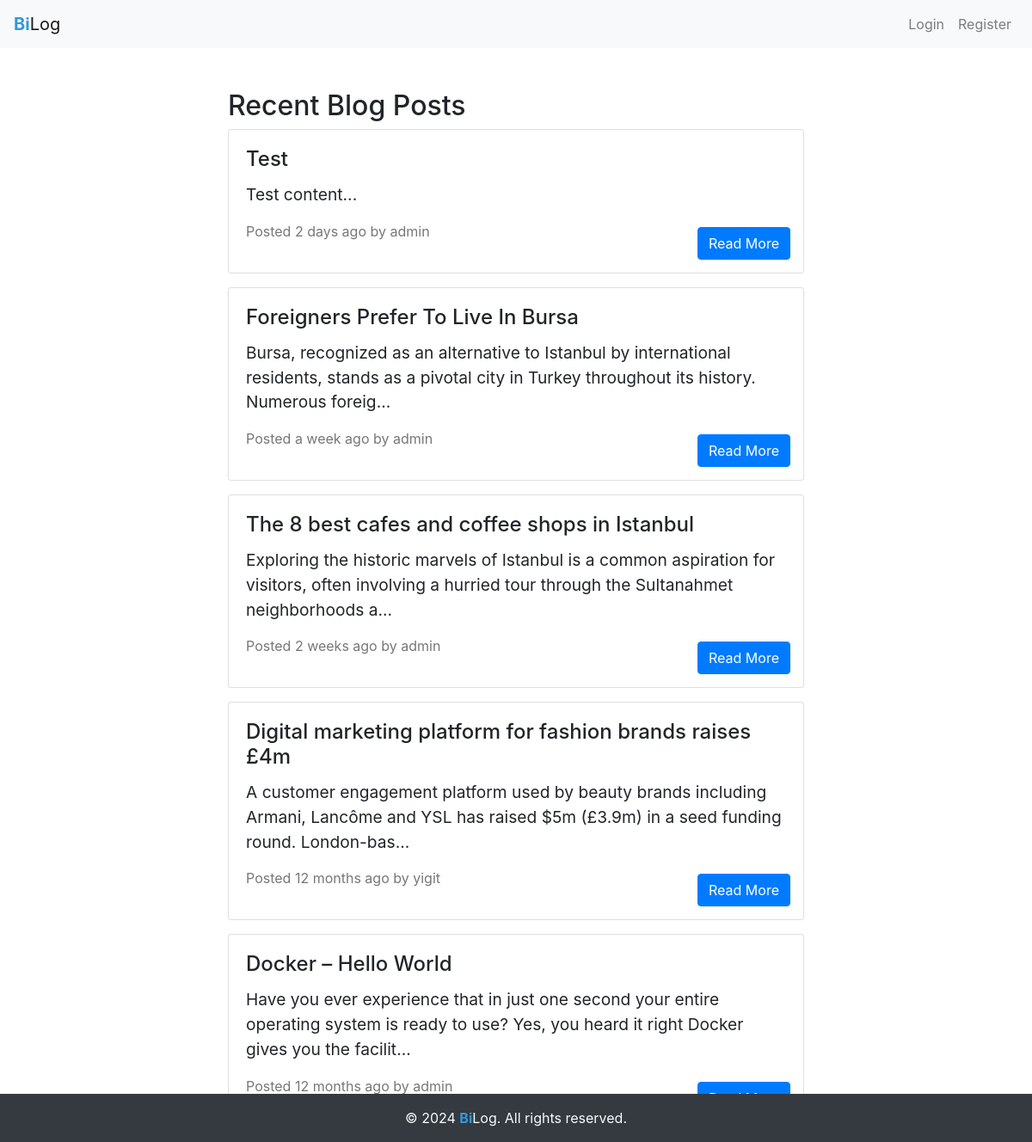
The page / on the database its author committed.
### tables this page shows
CREATE TABLE `blog_posts` (
  `id` int(11) NOT NULL,
  `title` varchar(255) NOT NULL,
  `content` text NOT NULL,
  `author` varchar(100) NOT NULL,
  `category` varchar(50) NOT NULL,
  `post_timestamp` timestamp NOT NULL DEFAULT current_timestamp(),
  `image_url` varchar(255) DEFAULT NULL
);

### index.php (the view, shortened to what this page needs)
<?php
include('connect_db.php');
include('incs/header.php');
function timeAgo($time_ago){
    $cur_time   = time();
    $time_elapsed   = $cur_time - $time_ago;
    $seconds    = $time_elapsed ;
    $minutes    = round($time_elapsed / 60 );
    $hours      = round($time_elapsed / 3600);
    $days       = round($time_elapsed / 86400 );
    $weeks      = round($time_elapsed / 604800);
    $months     = round($time_elapsed / 2600640 );
    $years      = round($time_elapsed / 31207680 );
    if ($seconds <= 60) {
        return "$seconds seconds ago";
    }
    else if ($minutes <= 60) {
        if ($minutes == 1) {
            return "one minute ago";
        } else {
            return "$minutes minutes ago";
        }
    }
    else if ($hours <= 24) {
        if ($hours == 1) {
            return "an hour ago";
        } else {
            return "$hours hours ago";
        }
    }
    else if ($days <= 7) {
        if ($days == 1) {
            return "yesterday";
        } else {
            return "$days days ago";
        }
    }
    else if ($weeks <= 4.3) {
        if ($weeks == 1) {
            return "a week ago";
        } else {
            return "$weeks weeks ago";
        }
    }
    else if ($months <= 12) {
        if ($months == 1) {
            return "a month ago";
        } else {
            return "$months months ago";
        }
    }
    else {
        if ($years == 1) {
            return "one year ago";
        } else {
            return "$years years ago";
        }
    }
}
$postsQuery = $mysqli->query("SELECT id, title, content, author, post_timestamp FROM blog_posts ORDER BY post_timestamp DESC LIMIT 5");
$recentPosts = $postsQuery->fetch_all(MYSQLI_ASSOC);
?>
<!DOCTYPE html>
<html lang="en">
<head>
    <link rel="stylesheet" href="/css/style.css">
    <link rel="stylesheet" href="https://stackpath.bootstrapcdn.com/bootstrap/4.5.2/css/bootstrap.min.css">
</head>
<body>
<div class="container mt-5" style="max-width: 700px;">
    <h2>Recent Blog Posts</h2>
    <?php foreach ($recentPosts as $post) : ?>
        <div class="card mb-3">
            <div class="card-body">
                <h5 class="card-title"><?php echo $post['title']; ?></h5>
                <p class="card-content"><?php echo substr($post['content'], 0, 150) . '...'; ?></p>
                <p class="card-time">Posted <?php echo timeAgo(strtotime($post['post_timestamp'])); ?> by <?php echo $post['author']; ?></p>
                <a href="view.php?id=<?php echo $post['id']; ?>" class="btn btn-primary read-more-btn">Read More</a>
            </div>
        </div>
    <?php endforeach; ?>
</div>
</body>
</html>
<?php include('incs/footer.php'); ?>

### incs/header.php (shortened to what this page needs)
<!DOCTYPE html>
<html lang="en">
<head>
    <link rel="stylesheet" href="css/style.css">
    <link rel="stylesheet" href="https://stackpath.bootstrapcdn.com/bootstrap/4.5.2/css/bootstrap.min.css">
</head>
<body>
<nav class="navbar navbar-expand-lg navbar-light bg-light">
    <a class="navbar-brand" href="index.php"><span class="bi-log">Bi</span>Log</a>
    <div class="collapse navbar-collapse" id="navbarNav">
        <ul class="navbar-nav ml-auto">
            <?php if (isset($_SESSION['username'])) : ?>
                <li class="nav-item">
                    <a class="nav-link" href="admin_panel.php">
                        Welcome, <?php echo $_SESSION['username']; ?>!
                    </a>
                </li>
                <li class="nav-item">
                    <a class="nav-link" href="logout.php">Logout</a>
                </li>
            <?php else : ?>
                <li class="nav-item">
                    <a class="nav-link" href="login.php">Login</a>
                </li>
                <li class="nav-item">
                    <a class="nav-link" href="register.php">Register</a>
                </li>
            <?php endif; ?>
        </ul>
    </div>
</nav>

### incs/footer.php
<footer class="bg-dark text-light text-center py-3 fixed-bottom">
    <div class="container">
        <p class="mb-0">&copy; <?php echo date("Y"); ?> <span style="color: #3498db; font-weight: bold; font-size: 1em;">Bi</span>Log. All rights reserved.</p>
    </div>
</footer>

### css/style.css (style rules this page uses)
.container { max-width: 600px; }
.card-title { font-size: 1.5em; }
.card-content { font-size: 1.2em; margin-top: 10px; }
.card-time { color: #777; margin-top: 10px; }
.read-more-btn { position: absolute; bottom: 15px; right: 15px; }

### incs/header.php (style rules this page uses)
.bi-log { color: #3498db; font-weight: bold; font-size: 1em; }

### rows shown on the page
blog_posts: title "Test", content "Test content", post_timestamp "2 days ago", author "admin"
blog_posts: title "Foreigners Prefer To Live In Bursa", content "Bursa, recognized as an alternative to Istanbul by international residents, stands as a pivotal city in Turkey throughout its history. Numerous foreig", post_timestamp "a week ago", author "admin"
blog_posts: title "The 8 best cafes and coffee shops in Istanbul", content "Exploring the historic marvels of Istanbul is a common aspiration for visitors, often involving a hurried tour through the Sultanahmet neighborhoods a", post_timestamp "2 weeks ago", author "admin"
blog_posts: title "Digital marketing platform for fashion brands raises £4m", content "A customer engagement platform used by beauty brands including Armani, Lancôme and YSL has raised $5m (£3.9m) in a seed funding round. London-bas", post_timestamp "12 months ago", author "yigit"
blog_posts: title "Docker – Hello World", content "Have you ever experience that in just one second your entire operating system is ready to use? Yes, you heard it right Docker gives you the facilit", post_timestamp "12 months ago", author "admin"
